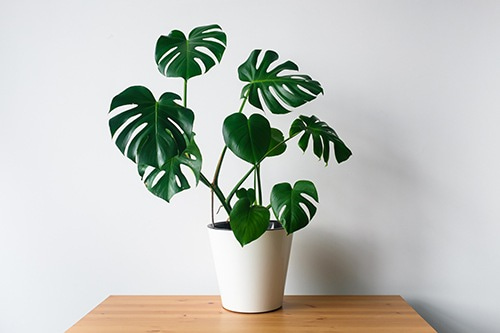
#> input picture miniprojectComvis/ly.jpg, 500 x 333 px
$ python hsvv.py
#> lines starting #> are read from the running program, lines starting #| are printed output that depends on the picture; after the words box and inside, x2 and y2 are one past the last pixel; in counts of white or black regions, pixels touching at a corner belong together
import cv2
import numpy as np

img = cv2.imread("ly.jpg",1)
#> img is the input picture: shape (333, 500, 3); mean B, G, R 188.2, 194.5, 191.9
    # Convert BGR to HSV
hsv = cv2.cvtColor(img, cv2.COLOR_BGR2HSV)
#> hsv: shape (333, 500, 3); mean H, S, V 84.8, 34.4, 199.8
    # define range of blue color in HSV
lower_blue = np.array([10,20,20])
upper_blue = np.array([140,255,90])
    # Threshold the HSV image to get only blue colors
mask = cv2.inRange(hsv, lower_blue, upper_blue)
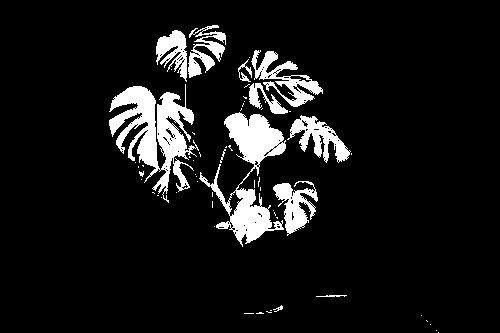
#> mask: shape (333, 500); 8.8% white; 58 white regions (46 under 20 px), largest, box (x1, y1, x2, y2) and area: (109, 84, 199, 203) 4442, (199, 112, 286, 247) 3955, (251, 50, 323, 107) 1362
    # Bitwise-AND mask and original image
res = cv2.bitwise_and(img,img, mask= mask)
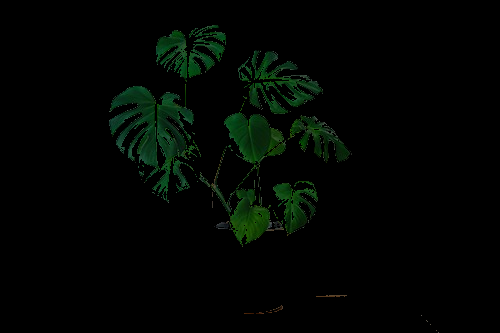
#> res: shape (333, 500, 3); mean B, G, R 2.1, 5.2, 1.5
cv2.imshow('frame',img)
cv2.imshow('mask',mask)
cv2.imshow('res',res)

cv2.waitKey(0)
cv2.destroyAllWindows()
